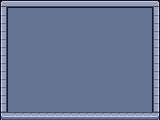

Rendered tile map (Tiled .tmx) drawn with the repository's tilesets; below, a short description and the full map source, tile grids included:
An orthogonal 20x15 tile map with 8x8 px tiles, 2 tile layers (Funcional, Visual), 4 tilesets.

<map version="1.10" tiledversion="1.12.2" orientation="orthogonal" renderorder="right-down" width="20" height="15" tilewidth="8" tileheight="8" infinite="0" nextlayerid="5" nextobjectid="1">
 <editorsettings>
  <export target="Mapa.json" format="json" />
 </editorsettings>
 <tileset firstgid="1" source="Dungeon Gathering Free Version/Set 1.tsx" />
 <tileset firstgid="2241" source="16x16-RPG-characters/preview.tsx" />
 <tileset firstgid="2241" source="03-soldier.tsx" />
 <tileset firstgid="2625" source="craftpix-net-363992-free-top-down-orc-game-character-pixel-art/PNG/Orc3/Without_shadow/orc3_run_without_shadow.tsx" />
 <layer id="2" name="Funcional" width="20" height="15">
  <data encoding="csv">
910,910,910,910,910,910,910,910,910,910,910,910,910,910,910,910,910,910,910,910,
910,652,652,652,652,652,652,652,652,652,652,652,652,652,652,652,652,652,652,910,
910,652,652,652,652,652,652,652,652,652,652,652,652,652,652,652,652,652,652,910,
910,652,652,652,652,652,652,652,652,652,652,652,652,652,652,652,652,652,652,910,
910,652,652,652,652,652,652,652,652,652,652,652,652,652,652,652,652,652,652,910,
910,652,652,652,652,652,652,652,652,652,652,652,652,652,652,652,652,652,652,910,
910,652,652,652,652,652,652,652,652,652,652,652,652,652,652,652,652,652,652,910,
910,652,652,652,652,652,652,652,652,652,652,652,652,652,652,652,652,652,652,910,
910,652,652,652,652,652,652,652,652,652,652,652,652,652,652,652,652,652,652,910,
910,652,652,652,652,652,652,652,652,652,652,652,652,652,652,652,652,652,652,910,
910,652,652,652,652,652,652,652,652,652,652,652,652,652,652,652,652,652,652,910,
910,652,652,652,652,652,652,652,652,652,652,652,652,652,652,652,652,652,652,910,
910,652,652,652,652,652,652,652,652,652,652,652,652,652,652,652,652,652,652,910,
910,652,652,652,652,652,652,652,652,652,652,652,652,652,652,652,652,652,652,910,
910,910,910,910,910,910,910,910,910,910,910,910,910,910,910,910,910,910,910,910
</data>
 </layer>
 <layer id="1" name="Visual" width="20" height="15">
  <data encoding="csv">
795,796,796,796,796,796,796,796,796,796,796,796,796,796,796,796,796,796,796,800,
851,846,846,846,846,846,846,846,846,846,846,846,846,846,846,846,846,846,846,856,
851,846,846,846,846,846,846,846,846,846,846,846,846,846,846,846,846,846,846,856,
851,846,846,846,846,846,846,846,846,846,846,846,846,846,846,846,846,846,846,856,
851,846,846,846,846,846,846,846,846,846,846,846,846,846,846,846,846,846,846,856,
851,846,846,846,846,846,846,846,846,846,846,846,846,846,846,846,846,846,846,856,
851,846,846,846,846,846,846,846,846,846,846,846,846,846,846,846,846,846,846,856,
851,846,846,846,846,846,846,846,846,846,846,846,846,846,846,846,846,846,846,856,
851,846,846,846,846,846,846,846,846,846,846,846,846,846,846,846,846,846,846,856,
851,846,846,846,846,846,846,846,846,846,846,846,846,846,846,846,846,846,846,856,
851,846,846,846,846,846,846,846,846,846,846,846,846,846,846,846,846,846,846,856,
851,846,846,846,846,846,846,846,846,846,846,846,846,846,846,846,846,846,846,856,
851,846,846,846,846,846,846,846,846,846,846,846,846,846,846,846,846,846,846,856,
851,846,846,846,846,846,846,846,846,846,846,846,846,846,846,846,846,846,846,856,
1019,1020,1020,1020,1020,1020,1020,1020,1020,1020,1020,1020,1020,1020,1020,1020,1020,1020,1020,1024
</data>
 </layer>
</map>
